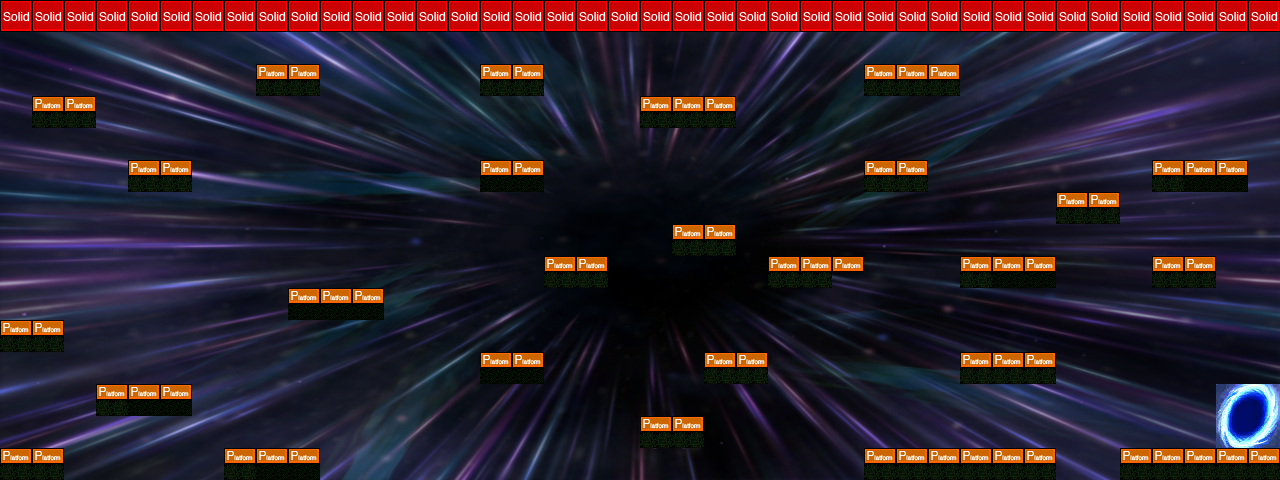

Tiled map render using the project's own tile images. Description and the map definition, with tile-layer contents summarised, below:
An orthogonal 40x15 tile map with 32x32 px tiles, 2 tile layers (background, collision), 3 tilesets, 1 image layer and 32 objects (14x EnemyEntity3, 13x CoinEntity, mainPlayer, nextLevel, RogerEntity).

<map version="1.0" orientation="orthogonal" width="40" height="15" tilewidth="32" tileheight="32">
 <tileset firstgid="1" name="Mountains" tilewidth="32" tileheight="32">
  <image source="Mountains.png" width="480" height="256" />
 </tileset>
 <tileset firstgid="121" name="metatiles32x32" tilewidth="32" tileheight="32">
  <image source="metatiles32x32.png" width="160" height="32" />
  <tile id="0">
   <properties>
    <property name="type" value="solid" />
   </properties>
  </tile>
  <tile id="1">
   <properties>
    <property name="type" value="platform" />
   </properties>
  </tile>
 </tileset>
 <tileset firstgid="126" name="Portal_skill_icon" tilewidth="32" tileheight="32">
  <image source="Portal_skill_icon.png" width="64" height="64" />
 </tileset>
 <imagelayer name="parallax1" width="40" height="15">
  <image source="../black.png" />
  <properties>
   <property name="rate" value="0.0" />
  </properties>
 </imagelayer>
 <layer name="background" width="40" height="15">
  <data>[600 cells, 71 non-empty, 6 distinct tile ids]</data>
 </layer>
 <layer name="collision" width="40" height="15">
  <data>[600 cells, 108 non-empty, 2 distinct tile ids]</data>
 </layer>
 <objectgroup name="Entities" width="40" height="15">
  <object name="mainPlayer" x="0" y="384" width="32" height="48">
   <properties>
    <property name="image" value="main-player" />
    <property name="spriteheight" value="55" />
    <property name="spritewidth" value="100" />
   </properties>
  </object>
  <object name="nextLevel" x="1216" y="384" width="64" height="64">
   <properties>
    <property name="duration" value="250" />
    <property name="fade" value="#000000" />
   </properties>
  </object>
  <object name="CoinEntity" x="640" y="64" width="32" height="32">
   <properties>
    <property name="image" value="spinning_coin_gold" />
    <property name="spritewidth" value="32" />
   </properties>
  </object>
  <object name="CoinEntity" x="480" y="32" width="32" height="32">
   <properties>
    <property name="image" value="spinning_coin_gold" />
    <property name="spritewidth" value="32" />
   </properties>
  </object>
  <object name="CoinEntity" x="320" y="256" width="32" height="32">
   <properties>
    <property name="image" value="spinning_coin_gold" />
    <property name="spritewidth" value="32" />
   </properties>
  </object>
  <object name="CoinEntity" x="128" y="127" width="32" height="32">
   <properties>
    <property name="image" value="spinning_coin_gold" />
    <property name="spritewidth" value="32" />
   </properties>
  </object>
  <object name="CoinEntity" x="32" y="64" width="32" height="32">
   <properties>
    <property name="image" value="spinning_coin_gold" />
    <property name="spritewidth" value="32" />
   </properties>
  </object>
  <object name="CoinEntity" x="895" y="128" width="32" height="32">
   <properties>
    <property name="image" value="spinning_coin_gold" />
    <property name="spritewidth" value="32" />
   </properties>
  </object>
  <object name="CoinEntity" x="1024" y="224" width="32" height="32">
   <properties>
    <property name="image" value="spinning_coin_gold" />
    <property name="spritewidth" value="32" />
   </properties>
  </object>
  <object name="CoinEntity" x="288" y="32" width="32" height="32">
   <properties>
    <property name="image" value="spinning_coin_gold" />
    <property name="spritewidth" value="32" />
   </properties>
  </object>
  <object name="CoinEntity" x="32" y="288" width="32" height="32">
   <properties>
    <property name="image" value="spinning_coin_gold" />
    <property name="spritewidth" value="32" />
   </properties>
  </object>
  <object name="CoinEntity" x="480" y="320" width="32" height="32">
   <properties>
    <property name="image" value="spinning_coin_gold" />
    <property name="spritewidth" value="32" />
   </properties>
  </object>
  <object name="CoinEntity" x="672" y="384" width="32" height="32">
   <properties>
    <property name="image" value="spinning_coin_gold" />
    <property name="spritewidth" value="32" />
   </properties>
  </object>
  <object name="CoinEntity" x="736" y="320" width="32" height="32">
   <properties>
    <property name="image" value="spinning_coin_gold" />
    <property name="spritewidth" value="32" />
   </properties>
  </object>
  <object name="CoinEntity" x="1182" y="222" width="32" height="32">
   <properties>
    <property name="image" value="spinning_coin_gold" />
    <property name="spritewidth" value="32" />
   </properties>
  </object>
  <object name="RogerEntity" x="1152" y="384" width="32" height="64">
   <properties>
    <property name="image" value="roger" />
    <property name="spriteheight" value="61" />
    <property name="spritewidth" value="50" />
   </properties>
  </object>
 </objectgroup>
 <objectgroup name="EnemyEntities" width="40" height="15">
  <object name="EnemyEntity3" x="1056" y="96" width="160" height="64" />
  <object x="791" y="88" width="5" />
  <object name="EnemyEntity3" x="32" y="224" width="160" height="64" />
  <object x="728" y="32" height="8" />
  <object name="EnemyEntity3" x="544" y="288" width="160" height="64" />
  <object name="EnemyEntity3" x="864" y="192" width="160" height="64" />
  <object name="EnemyEntity3" x="448" y="96" width="160" height="64" />
  <object name="EnemyEntity3" x="256" y="384" width="160" height="64" />
  <object name="EnemyEntity3" x="384" y="224" width="160" height="64" />
  <object name="EnemyEntity3" x="192" y="96" width="160" height="64" />
  <object name="EnemyEntity3" x="672" y="160" width="160" height="64" />
  <object name="EnemyEntity3" x="704" y="32" width="160" height="64" />
  <object name="EnemyEntity3" x="864" y="384" width="160" height="64" />
  <object name="EnemyEntity3" x="800" y="288" width="160" height="64" />
  <object name="EnemyEntity3" x="96" y="32" width="160" height="64" />
  <object name="EnemyEntity3" x="96" y="320" width="160" height="64" />
 </objectgroup>
</map>
